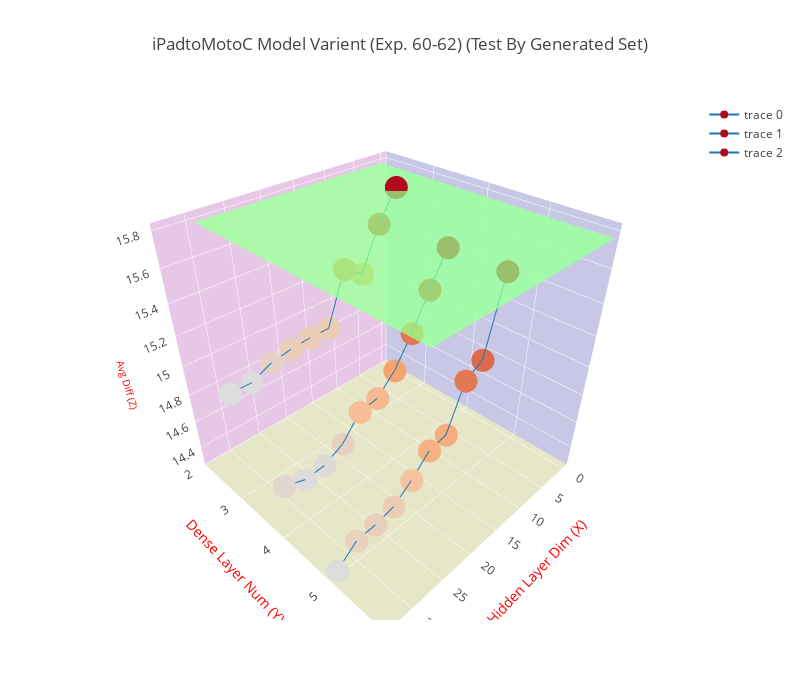

The cell this chart's notebook holds for it:
### Code cell
trace = go.Scatter3d(
    x=x1, y=y1, z=z1,
    marker=dict(
        size=8,
        color=z1
    ),
    line=dict(
        color='#1f77b4',
        width=2
    )
)

trace2 = go.Scatter3d(
    x=x2, y=y2, z=z2,
    marker=dict(
        size=8,
        color=z2
    ),
    line=dict(
        color='#1f77b4',
        width=2
    )
)

trace3 = go.Scatter3d(
    x=x3, y=y3, z=z3,
    marker=dict(
        size=8,
        color=z3
    ),
    line=dict(
        color='#1f77b4',
        width=2
    )
)

trace4 = go.Surface(
    z=polyfit_list,
    opacity=0.7,
    colorscale='Jet',
    showscale=False
)

data = [trace, trace2, trace3, trace4]
layout = go.Layout(
    width=800,
    height=700,
    title= title,
    scene=dict(
        xaxis=dict(
            title='Hidden Layer Dim (X)',
            titlefont=dict(
                size=14,
                color='#ff0000'
            ),
            gridcolor='rgb(255, 255, 255)',
            zerolinecolor='rgb(255, 255, 255)',
            showbackground=True,
            backgroundcolor='rgb(200, 200, 230)'
        ),
        yaxis=dict(
            nticks = 5,
            range = [2, 6],
            title='Dense Layer Num (Y)',
            titlefont=dict(
                size=14,
                color='#ff0000'
            ),
            gridcolor='rgb(255, 255, 255)',
            zerolinecolor='rgb(255, 255, 255)',
            showbackground=True,
            backgroundcolor='rgb(230, 200, 230)'
        ),
        zaxis=dict(
            title='Avg Diff (Z)',
            titlefont=dict(
                size=10,
                color='#ff0000'
            ),
            gridcolor='rgb(255, 255, 255)',
            zerolinecolor='rgb(255, 255, 255)',
            showbackground=True,
            backgroundcolor='rgb(230, 230, 200)'
        ),
    )
)

fig = go.Figure(data=data, layout=layout)
plotly.offline.iplot(fig)

### Figure 1 — Plotly figure (JSON) as saved in the notebook; plotly's stock layout.template omitted (floating-point values rounded to 4 significant figures; data arrays with more than 128 entries replaced by an {"elided": "..."} marker saying what was removed)
{"data": [{"line": {"color": "#1f77b4", "width": 2}, "marker": {"color": [15.79, 15.61, 15.35, 15.43, 15.1, 15.1, 15.09, 15.07, 15.01, 15.01], "size": 8}, "type": "scatter3d", "uid": "0b50ab14-e05d-11e8-9f4d-001a7dda7111", "x": [6, 9, 12, 15, 18, 21, 24, 27, 30, 33], "y": [3, 3, 3, 3, 3, 3, 3, 3, 3, 3], "z": [15.79, 15.61, 15.35, 15.43, 15.1, 15.1, 15.09, 15.07, 15.01, 15.01]}, {"line": {"color": "#1f77b4", "width": 2}, "marker": {"color": [15.56, 15.35, 15.13, 14.94, 14.82, 14.8, 14.65, 14.58, 14.57, 14.62], "size": 8}, "type": "scatter3d", "uid": "0b50ab15-e05d-11e8-b5ca-001a7dda7111", "x": [6, 9, 12, 15, 18, 21, 24, 27, 30, 33], "y": [4, 4, 4, 4, 4, 4, 4, 4, 4, 4], "z": [15.56, 15.35, 15.13, 14.94, 14.82, 14.8, 14.65, 14.58, 14.57, 14.62]}, {"line": {"color": "#1f77b4", "width": 2}, "marker": {"color": [15.56, 15.07, 15.01, 14.71, 14.68, 14.55, 14.46, 14.43, 14.42, 14.3], "size": 8}, "type": "scatter3d", "uid": "0b50ab16-e05d-11e8-ad42-001a7dda7111", "x": [6, 9, 12, 15, 18, 21, 24, 27, 30, 33], "y": [5, 5, 5, 5, 5, 5, 5, 5, 5, 5], "z": [15.56, 15.07, 15.01, 14.71, 14.68, 14.55, 14.46, 14.43, 14.42, 14.3]}, {"colorscale": "Jet", "opacity": 0.7, "showscale": false, "type": "surface", "uid": "0b50ab17-e05d-11e8-908f-001a7dda7111", "z": {"elided": "7x30 float values"}}], "layout": {"height": 700, "scene": {"xaxis": {"backgroundcolor": "rgb(200, 200, 230)", "gridcolor": "rgb(255, 255, 255)", "showbackground": true, "title": "Hidden Layer Dim (X)", "titlefont": {"color": "#ff0000", "size": 14}, "zerolinecolor": "rgb(255, 255, 255)"}, "yaxis": {"backgroundcolor": "rgb(230, 200, 230)", "gridcolor": "rgb(255, 255, 255)", "nticks": 5, "range": [2, 6], "showbackground": true, "title": "Dense Layer Num (Y)", "titlefont": {"color": "#ff0000", "size": 14}, "zerolinecolor": "rgb(255, 255, 255)"}, "zaxis": {"backgroundcolor": "rgb(230, 230, 200)", "gridcolor": "rgb(255, 255, 255)", "showbackground": true, "title": "Avg Diff (Z)", "titlefont": {"color": "#ff0000", "size": 10}, "zerolinecolor": "rgb(255, 255, 255)"}}, "title": "iPadtoMotoC Model Varient (Exp. 60-62) (Test By Generated Set)", "width": 800}}
